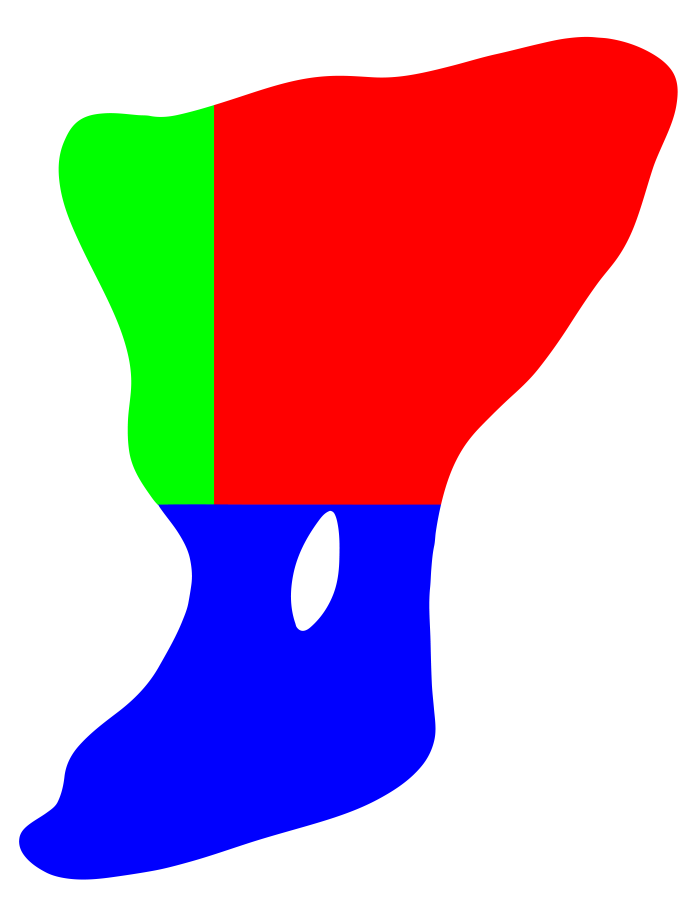
#> input picture Map_Registration/Maps/SD211_Left.png, 3467 x 4600 px, found by its file name (shown at 1/5 size)
$ jupyter execute --allow-errors Map_registration_V3.ipynb
#> lines starting #> are read from the running program, lines starting #| are printed output that depends on the picture; after the words box and inside, x2 and y2 are one past the last pixel; in counts of white or black regions, pixels touching at a corner belong together
[cell 1]
import numpy as np
import SimpleITK as sitk
from typing import Tuple
import skimage as sk
from PIL import Image
import napari
import matplotlib.pyplot as plt
import scipy as sc
from scipy.ndimage import zoom
from glob import glob
#from Get_Orientation import get_cardinal_points, detect_cardinal_point, compute_transform
import pandas as pd
import os
import gc
import json
from tqdm import tqdm

[cell 2]
# [21 lines left out: function get_tissue_bbox, not called in this run]

[cell 3]
# [18 lines left out: function add_padding, not called in this run]

[cell 4]
# [7 lines left out: function get_map_region, not called in this run]

[cell 5]
# [19 lines left out: function detect_cardinal_point, not called in this run]

[cell 6]
# [15 lines left out: function get_cardinal_points, not called in this run]

[cell 7]
# [74 lines left out: function orient_tissue, not called in this run]

[cell 8]
# [29 lines left out: functions get_mask_centroid, get_centroid_alignment_transform, not called in this run]

[cell 9]
# [46 lines left out: function apply_flip_rotation, not called in this run]

[cell 10]
# [10 lines left out: function to_distance_map, not called in this run]

[cell 11]
# [70 lines left out: function refine_registration, not called in this run]

[cell 12]
# [19 lines left out: function calculate_spacing, not called in this run]

[cell 13]
# [13 lines left out: functions load_sitk_moving_img, load_sitk_fixed_img, not called in this run]

Mammary gland sizes:
Small gland:
width: 4.1cm
height: 5.3 cm
Large gland:
Width: 4.3 cm
Height: 6.1 cm

[cell 14]
#get mapID grey values
maps = sorted(glob('Maps\PNGsForReg\GrayscaleMaps\*.png'))
names = list(map(os.path.basename,maps))
map_arrays = [np.array(Image.open(map).convert('L')) for map in maps]
#> (the rest of this cell did not finish here and is left out)

[cell 15]
avg_y = round(float(np.average([5.3,6.1])),2)
avg_x = round(float(np.average([4.1,4.3])),2)

[cell 16]
#get spacing for maps:
map = np.array(Image.open(r'Pipeline_Test\Maps\SD211_Left.png').convert('L'))
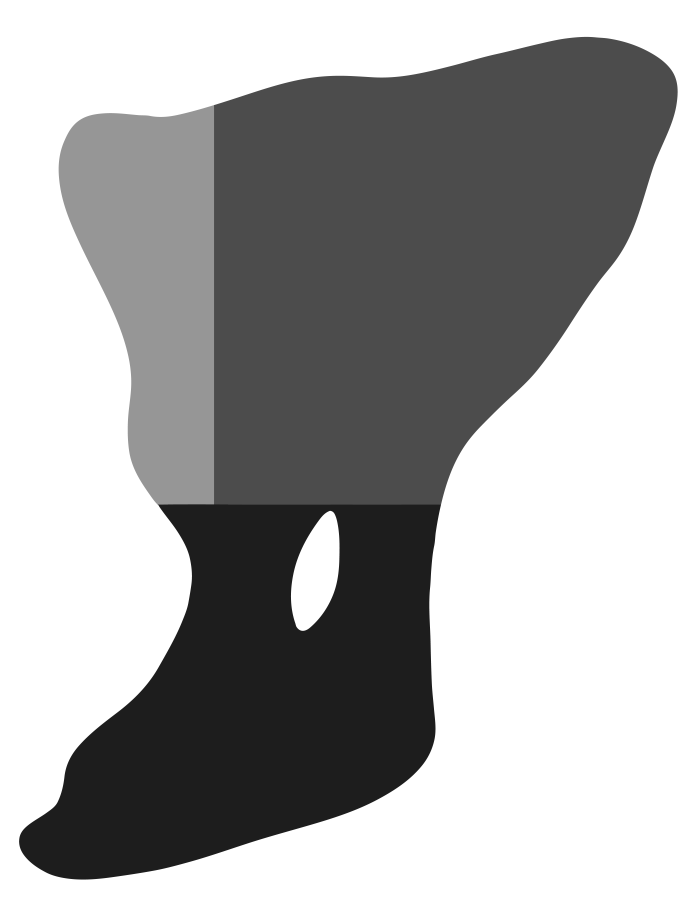
#> map: shape (4600, 3467) (shown at 1/5 size); min 29, max 255, mean 167.9
map_mask = map < 255
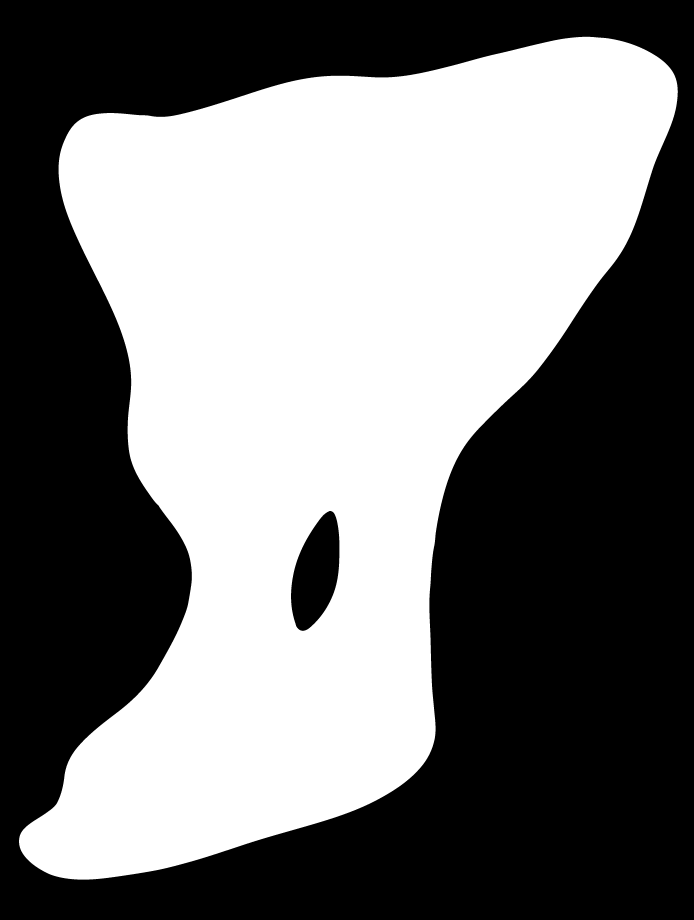
#> map_mask: shape (4600, 3467) bool (shown at 1/5 size); 47.5% white; 1 white region, box (x1, y1, x2, y2) and area: (95, 184, 3389, 4398) 7567961
map_labels = sk.measure.label(map_mask)
#> map_labels: shape (4600, 3467) int32; values 0 (black) and 1 (white), 47.5% white; 1 white region
props = sk.measure.regionprops(map_labels)
#> props = 1 regions; box (x1, y1, x2, y2) and area: (95, 184, 3389, 4398) 7567961
map_region = max(props, key=lambda p: p.area)
minc,minr,maxc,maxr = map_region.bbox
#> minc = 184; minr = 95; maxc = 4398; maxr = 3389
map_height_px = maxr - minr
#> map_height_px = 3294
map_width_px  = maxc - minc
#> map_width_px = 4214
y_spacing_um = round((avg_y / map_height_px) * 10000, 2)
#> y_spacing_um = 17.3
x_spacing_um = round((avg_x / map_width_px)  * 10000, 2)
#> x_spacing_um = 9.97

[cell 17]
target_spacing = 16.1
zoom_y = y_spacing_um/target_spacing
#> zoom_y = 1.07
zoom_x = x_spacing_um/target_spacing
#> zoom_x = 0.619

[cell 18]
isotropic_maps = [zoom(map, (zoom_y,zoom_x),order=0) for map in map_arrays]
#> isotropic_maps = []

[cell 19]
padded_maps = [np.pad(im,(100,100),mode='constant',constant_values=255) for im in isotropic_maps]
#> padded_maps = []
#viewer = napari.view_image(padded_map)

[cell 20]
save_dir = r'Maps/PNGsForReg/isotropic_maps'
for m, name in zip(padded_maps,names):
    save = os.path.join(save_dir,name)
    Image.fromarray(m).save(save)
#> this loop made 0 passes

#> (a cell that did not finish here is left out)

[cell 22]
pixel_size = {
    'map spacing' : {'yspacing': 16.1,
    'xspacing': 16.1},
    'image spacing' : {'yspacing': 16.1,
    'xspacing': 16.1}
}

[cell 23]
pixel_size

[cell 24]
import json
file = 'pixel_spacing.json'
with open(file, 'w') as json_file:
    json.dump(pixel_size, json_file, indent=4)

[cell 25]
for i, name in enumerate(names):
    print(f'{i}. {name}')

#> (a cell that did not finish here is left out)

[cell 27]
matched_size = [sk.transform.resize(map,(1100,1000),mode='constant',cval=255,preserve_range=True) for map in map_arrays]
#> matched_size = []

#> (a cell that did not finish here is left out)

[cell 29]
#set up save locations and load dataframes:
data_path = 'Pipeline_Test'
maps_path = r'Maps/PNGsForReg/isotropic_maps'
#> (the rest of this cell did not finish here and is left out)

#> (a cell that did not finish here is left out)

#> (a cell that did not finish here is left out)

#> (a cell that did not finish here is left out)

#> (a cell that did not finish here is left out)

#> (a cell that did not finish here is left out)

[cell 35]
flip_series = []
rotation_series = []
save_path_cropped_masks = []
padded_imgs = []
padded_masks = []

#> (the rest of this cell did not finish here and is left out)

#> (a cell that did not finish here is left out)

[cell 37]
fixed_spacing = (1.0,1.0)
#> fixed_spacing = (1, 1)
moving_spacing = (1.1,1.1)
transforms = []
sitk_moving_imgs = []
sitk_fixed_imgs = []
#> (the rest of this cell did not finish here and is left out)
